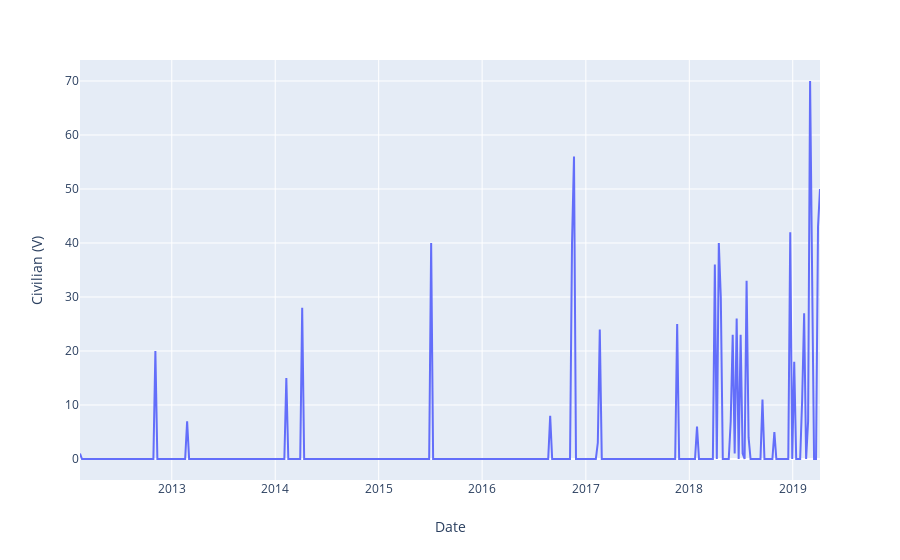

The code cell stored with this chart in its notebook:
### Code cell
civ_vics = zam[zam['Civilian (V)'].notnull() == True]
civ_vics = civ_vics['Civilian (V)'].resample('W').sum()



civ_vics = pd.DataFrame(civ_vics)



civ_vics = civ_vics.reset_index()


civ_vics = pd.DataFrame(civ_vics)



px.line(civ_vics, x='Date', y='Civilian (V)')

### Figure 1 — Plotly figure (JSON) as saved in the notebook; plotly's stock layout.template omitted (floating-point values rounded to 4 significant figures; data arrays with more than 128 entries replaced by an {"elided": "..."} marker saying what was removed)
{"data": [{"hovertemplate": "Date=%{x}<br>Civilian (V)=%{y}<extra></extra>", "legendgroup": "", "line": {"color": "#636efa", "dash": "solid"}, "mode": "lines", "name": "", "showlegend": false, "type": "scatter", "uid": "78ccf331-a4d4-4cbe-ac05-d2b71cdfe3ba", "x": {"elided": "374 str values"}, "xaxis": "x", "y": {"elided": "374 int values"}, "yaxis": "y"}], "layout": {"autosize": true, "grid": {"xaxes": ["x"], "xgap": 0.1, "xside": "bottom", "yaxes": ["y"], "ygap": 0.1, "yside": "left"}, "legend": {"tracegroupgap": 0}, "margin": {"t": 60}, "xaxis": {"autorange": true, "range": ["2012-02-12 05:00", "2019-04-07 04:00"], "title": {"text": "Date"}, "type": "date"}, "yaxis": {"autorange": true, "range": [-3.889, 73.89], "title": {"text": "Civilian (V)"}, "type": "linear"}}}
